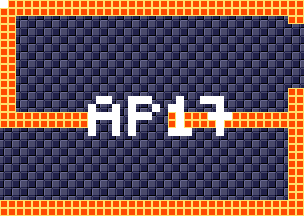

This is a level from a 2D game, rendered from its Tiled map with the project's own tilesets. A one-line summary and the map file follow, with tile-layer data summarised:
An orthogonal 38x27 tile map with 8x8 px tiles, 4 tile layers (background, foreground, room numbers, Objects), 15 tilesets.

<map version="1.5" tiledversion="1.7.1" orientation="orthogonal" renderorder="right-down" width="38" height="27" tilewidth="8" tileheight="8" infinite="0" nextlayerid="11" nextobjectid="1">
 <tileset firstgid="1" source="tilesheets/tsKarniMata.tsx" />
 <tileset firstgid="1025" source="tilesheets/tsVoodooWasp.tsx" />
 <tileset firstgid="2049" source="tilesheets/tsBurial.tsx" />
 <tileset firstgid="3073" source="tilesheets/tsBlueTemple.tsx" />
 <tileset firstgid="4097" source="tilesheets/tsGoddess.tsx" />
 <tileset firstgid="5121" source="tilesheets/tsKonark.tsx" />
 <tileset firstgid="6145" name="sEnemies" tilewidth="8" tileheight="8" tilecount="1024" columns="32">
  <image source="../grapx/tilesheets/sObjects.bmp" trans="ff94ff" width="256" height="256" />
 </tileset>
 <tileset firstgid="7169" source="tilesheets/tsIceTemple.tsx" />
 <tileset firstgid="8193" source="tilesheets/tsLavaArea.tsx" />
 <tileset firstgid="9217" source="tilesheets/tsBossArea.tsx" />
 <tileset firstgid="10241" source="tilesheets/tsPegu.tsx" />
 <tileset firstgid="11265" source="tilesheets/sTiwanakuTemple.tsx" />
 <tileset firstgid="12289" source="tilesheets/sIndraTemple.tsx" />
 <tileset firstgid="13313" source="tilesheets/sTeleport.tsx" />
 <tileset firstgid="14337" source="tilesheets/sObjects.tsx" />
 <layer id="2" name="background" width="38" height="27">
  <data>[1026 cells, 1026 non-empty, 2 distinct tile ids]</data>
 </layer>
 <layer id="1" name="foreground" width="38" height="27">
  <data>[1026 cells, 258 non-empty, 1 distinct tile ids]</data>
 </layer>
 <layer id="7" name="room numbers" width="38" height="27">
  <data>[1026 cells, 40 non-empty, 1 distinct tile ids]</data>
 </layer>
 <layer id="10" name="Objects" width="38" height="27">
  <data>[1026 cells, 0 non-empty, 0 distinct tile ids]</data>
 </layer>
</map>
